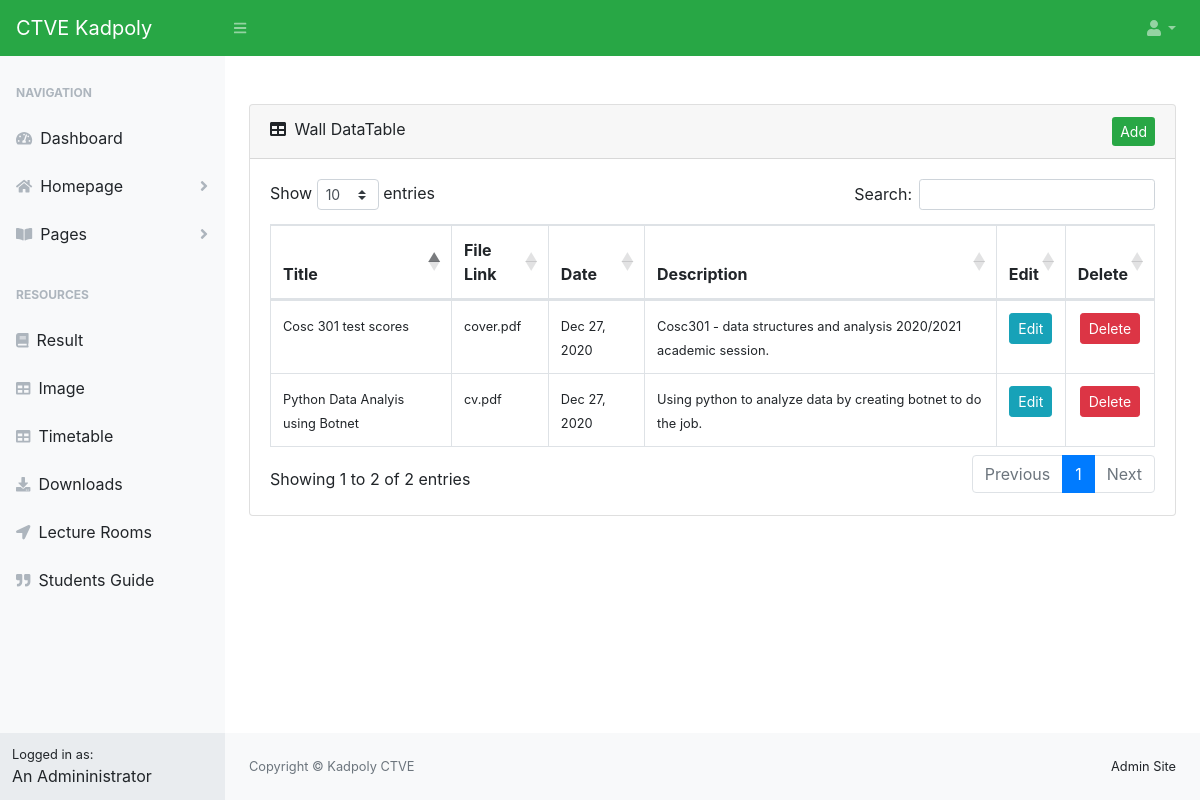
Page /dashboard/wall.php (signed in) on the committed database.
### tables this page shows
CREATE TABLE `wall` (
  `id` int(11) NOT NULL,
  `user_id` int(11) NOT NULL,
  `date` varchar(20) NOT NULL,
  `link` varchar(100) NOT NULL,
  `title` varchar(500) NOT NULL,
  `description` varchar(500) NOT NULL
);

### sslogin/classes/Config.php (called while the page is built)
<?php
class Config {
    public static function get($path = null) {
        if($path) {
            $config = $GLOBALS['config'];
            $path = explode('/', $path);
            foreach ($path as $bit) {
                if (isset($config[$bit])) {
                    $config = $config[$bit];
                }
            }
            return $config;
        }
        return false;
    }
}

### sslogin/classes/DB.php (called while the page is built, shortened)
<?php
class DB {
    private static $_instance = null;
    private $_pdo,
            $_query,
            $_error = false,
            $_results,
            $_count = 0;
    private function __construct() {
        try {
            $this->_pdo = new PDO('mysql:host=' .Config::get('mysql/host'). ';dbname=' .Config::get('mysql/db'), Config::get('mysql/username'), Config::get('mysql/password'));
        } catch(PDOException $e) {
            die($e.getMessage());
        }
    }
    public static function getInstance() {
        if(!isset(self::$_instance)) {
            self::$_instance = new DB();
        }
        return self::$_instance;
    }
    public function query($sql, $params = array()) {
        $this->_error = false;
        if($this->_query = $this->_pdo->prepare($sql)) {
            $x = 1;
            if(count($params)) {
                foreach ($params as $param) {
                    $this->_query->bindValue($x, $param);
                    $x++;
                }
            }
            if($this->_query->execute()) {
                $this->_results = $this->_query->fetchAll(PDO::FETCH_OBJ);
                $this->_count = $this->_query->rowCount();
            } else {
                $this->_error = true;
            }
        }
        return $this;
    }
    public function action($action, $table, $where = array()) {
        if (count($where) === 3) {
            $operators = array('=','>','<','>=','<=');
            $field = $where[0];
            $operator = $where[1];
            $value = $where[2];
            if (in_array($operator, $operators)) {
                 $sql = "{$action} FROM {$table} WHERE {$field} {$operator} ?";
                 if (!$this->query($sql, array($value))->error()) {
                     return $this;
                 }
             }
        }
    }
    public function get($table, $where) {
        return $this->action('SELECT *', $table, $where);
    }
    public function results() {
        return $this->_results;
    }
    public function first() {
        return $this->results()[0];
    }
    public function error() {
        return $this->_error;
    }
    public function count() {
        return $this->_count;
    }
}

### sslogin/classes/User.php (called while the page is built, shortened)
<?php
    class User {
        private $_db,
                $_data,
                $_sessionName,
                $_cookieName,
                $_isLoggedIn;
        public function __construct($user=null) {
            $this->_db = DB::getInstance();
            $this->_sessionName = Config::get('session/session_name');
            if (!$user) {
                if (Session::exists($this->_sessionName)) {
                    $user = Session::get($this->_sessionName);
                    if ($this->find($user)) {
                        $this->_isLoggedIn = true;
                    } else {
                    }
                }
            } else {
                $this->find($user);
            }
        }
        public function find($user = null) {
            if ($user) {
                $field = (is_numeric($user)) ? 'id' : 'username';
                $data = $this->_db->get('users', array($field, '=', $user));
                if ($data->count()) {
                    $this->_data = $data->first();
                    return true;
                }
            }
            return false;
        }
        public function hasPermission($key) {
            $group = $this->_db->get('groups', array('id', '=', $this->data()->group));
            if ($group->count()) {
                $permissions = json_decode($group->first()->permissions, true);
                if ($permissions[$key] == true) {
                    return true;
                }
            }
            return false;
        }
        public function data() {
            return $this->_data;
        }
        public function isLoggedIn() {
            return $this->_isLoggedIn;
        }
    }
 ?>

### sslogin/classes/Session.php (called while the page is built, shortened)
<?php
class Session {
    public static function exists($name) {
        return (isset($_SESSION[$name])) ? true : false;
    }
    public static function get($name) {
        return $_SESSION[$name];
    }
}

### dashboard/wall.php (the view, shortened to what this page needs)
<?php include 'includes/pages/header.php'; ?>
<?php
$user = new User();
if ($user->isloggedIn()) {
?>
<div id="layoutSidenav">
    <?php include 'includes/pages/sidebar.php' ?>
    <div id="layoutSidenav_content">
        <main>
            <div class="container-fluid">
              <div class="card mb-4">
                  <div class="card-header">
                      <i class="fas fa-table mr-1"></i>
                      Wall DataTable
                      <a href="wallpost" class="btn-success btn-sm float-right">Add</a>
                  </div>
                  <div class="card-body" id="featured_table">
                      <div class="table-responsive">
                          <table class="table table-bordered" id="dataTable" width="100%" cellspacing="0">
                              <thead>
                                  <tr>
                                      <th>Title</th>
                                      <th>File Link</th>
                                      <th>Date</th>
                                      <th>Description</th>
                                      <th>Edit</th>
                                      <th>Delete</th>
                                  </tr>
                              </thead>
                              <tbody>
                              <?php
                              include '../dbh.php';
                              $uData = DB::getInstance()->get('staff_details',array('user_id', '=', $user->data()->id))->first();
                              $staff = "SELECT * FROM wall WHERE user_id = '$uData->user_id'";
                              $result = mysqli_query($conn, $staff);
                              if ($row = mysqli_num_rows($result) > 0) {
                                  while ($row = mysqli_fetch_assoc($result)) {
                                      ?>
                                      <tr>
                                          <td><small><?php echo $row['title']; ?></small></td>
                                          <td><small><?php echo $row['link']; ?></small></td>
                                          <td><small><?php echo $row['date']; ?></small></td>
                                          <td><small><?php echo $row['description']; ?></small></td>
                                          <td>
                                              <center>
                                                  <a id="<?php echo $row['id']; ?>" data-toggle="modal" data-target="#update_data_modal" class="btn btn-info btn-sm edit_data" href="javascript:void(0)">Edit</a>
                                              </center>
                                          </td>
                                          <td>
                                              <center>
                                                  <a id="<?php echo $row['id']; ?>" class="btn btn-danger btn-sm delete" href="javascript:void(0)">Delete</a>
                                              </center>
                                          </td>
                                      </tr>
                                  <?php
                                  }
                              }
                               ?>
                              </tbody>
                          </table>
                      </div>
                </div>
            </div>
          </main>
        <footer class="py-4 bg-light mt-auto">
            <div class="container-fluid">
                <div class="d-flex align-items-center justify-content-between small">
                    <div class="text-muted">Copyright &copy; Kadpoly CTVE</div>
                    <div>
                        <?php
                        if ($user->hasPermission('admin')) {
                            echo "<txt>Admin Site</txt>";
                        } else{
                            echo "<txt>Staff Site</txt>";
                        }
                         ?>
                    </div>
                </div>
            </div>
        </footer>
    </div>
</div>
<?php include 'includes/pages/footer.php'; ?>
<?php
} else { ?>
    <?php Redirect::to('../sslogin/'); ?>
<?php
}?>

### rows in the picture
wall: title "Cosc 301 test scores", link "cover.pdf", date "Dec 27, 2020", description "Cosc301 - data structures and analysis 2020/2021 academic session."
wall: title "Python Data Analyis using Botnet", link "cv.pdf", date "Dec 27, 2020", description "Using python to analyze data by creating botnet to do the job."
